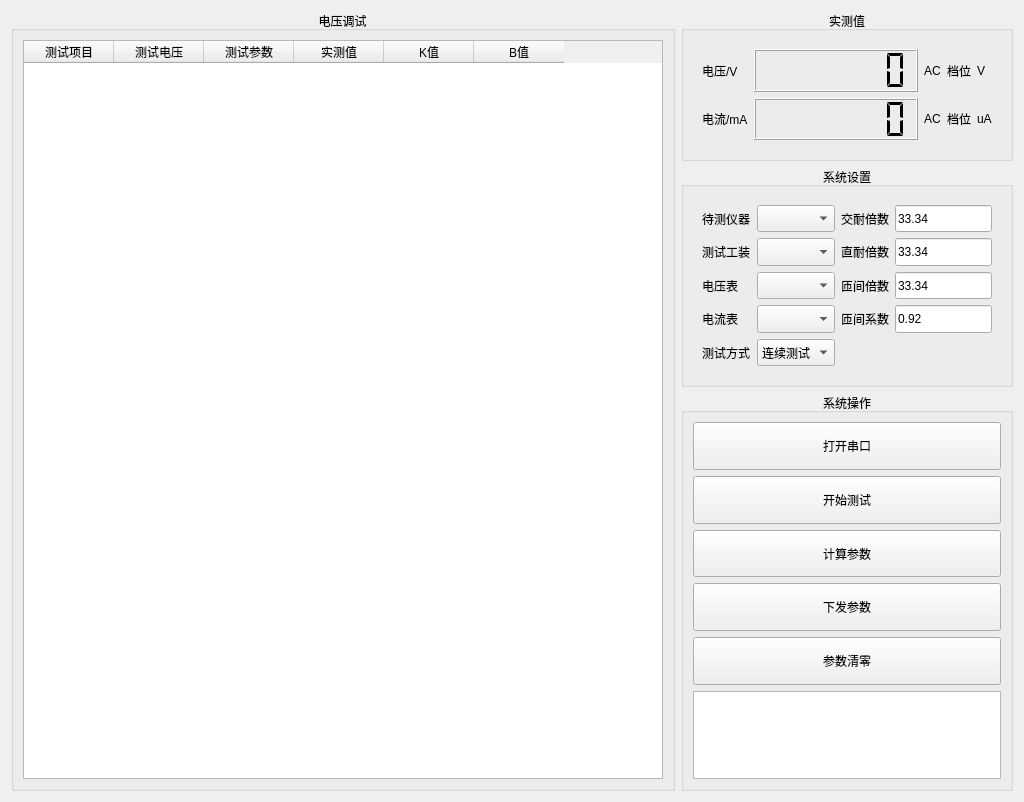
<?xml version="1.0" encoding="UTF-8"?>
<ui version="4.0">
 <class>CWinDebug</class>
 <widget class="QWidget" name="CWinDebug">
  <property name="geometry">
   <rect>
    <x>0</x>
    <y>0</y>
    <width>1024</width>
    <height>802</height>
   </rect>
  </property>
  <property name="windowTitle">
   <string>青岛艾普智能仪器自动调试工具V0.5</string>
  </property>
  <layout class="QHBoxLayout" name="horizontalLayout" stretch="2,1">
   <item>
    <widget class="QWidget" name="widget_3" native="true">
     <layout class="QVBoxLayout" name="verticalLayout_5">
      <property name="leftMargin">
       <number>0</number>
      </property>
      <property name="topMargin">
       <number>0</number>
      </property>
      <property name="rightMargin">
       <number>0</number>
      </property>
      <property name="bottomMargin">
       <number>0</number>
      </property>
      <item>
       <widget class="QGroupBox" name="groupBox">
        <property name="title">
         <string>电压调试</string>
        </property>
        <property name="alignment">
         <set>Qt::AlignHCenter|Qt::AlignTop</set>
        </property>
        <layout class="QVBoxLayout" name="verticalLayout_6" stretch="1">
         <item>
          <widget class="QTableWidget" name="TabVolt">
           <attribute name="horizontalHeaderDefaultSectionSize">
            <number>90</number>
           </attribute>
           <column>
            <property name="text">
             <string>测试项目</string>
            </property>
           </column>
           <column>
            <property name="text">
             <string>测试电压</string>
            </property>
           </column>
           <column>
            <property name="text">
             <string>测试参数</string>
            </property>
           </column>
           <column>
            <property name="text">
             <string>实测值</string>
            </property>
           </column>
           <column>
            <property name="text">
             <string>K值</string>
            </property>
           </column>
           <column>
            <property name="text">
             <string>B值</string>
            </property>
           </column>
          </widget>
         </item>
        </layout>
       </widget>
      </item>
     </layout>
    </widget>
   </item>
   <item>
    <widget class="QWidget" name="widget_2" native="true">
     <property name="maximumSize">
      <size>
       <width>400</width>
       <height>16777215</height>
      </size>
     </property>
     <layout class="QVBoxLayout" name="verticalLayout_4">
      <property name="leftMargin">
       <number>0</number>
      </property>
      <property name="topMargin">
       <number>0</number>
      </property>
      <property name="rightMargin">
       <number>0</number>
      </property>
      <property name="bottomMargin">
       <number>0</number>
      </property>
      <item>
       <widget class="QGroupBox" name="groupBox_5">
        <property name="minimumSize">
         <size>
          <width>0</width>
          <height>150</height>
         </size>
        </property>
        <property name="maximumSize">
         <size>
          <width>500</width>
          <height>150</height>
         </size>
        </property>
        <property name="title">
         <string>实测值</string>
        </property>
        <property name="alignment">
         <set>Qt::AlignHCenter|Qt::AlignTop</set>
        </property>
        <layout class="QVBoxLayout" name="verticalLayout_10">
         <item>
          <widget class="QWidget" name="widget_19" native="true">
           <layout class="QGridLayout" name="gridLayout_13">
            <item row="1" column="1">
             <widget class="QLCDNumber" name="NumElec">
              <property name="sizePolicy">
               <sizepolicy hsizetype="Expanding" vsizetype="Expanding">
                <horstretch>0</horstretch>
                <verstretch>0</verstretch>
               </sizepolicy>
              </property>
              <property name="digitCount">
               <number>7</number>
              </property>
              <property name="segmentStyle">
               <enum>QLCDNumber::Flat</enum>
              </property>
             </widget>
            </item>
            <item row="0" column="1">
             <widget class="QLCDNumber" name="NumVolt">
              <property name="sizePolicy">
               <sizepolicy hsizetype="Expanding" vsizetype="Expanding">
                <horstretch>0</horstretch>
                <verstretch>0</verstretch>
               </sizepolicy>
              </property>
              <property name="digitCount">
               <number>7</number>
              </property>
              <property name="segmentStyle">
               <enum>QLCDNumber::Flat</enum>
              </property>
             </widget>
            </item>
            <item row="0" column="0">
             <widget class="QLabel" name="label_70">
              <property name="text">
               <string>电压/V</string>
              </property>
             </widget>
            </item>
            <item row="1" column="0">
             <widget class="QLabel" name="label_71">
              <property name="text">
               <string>电流/mA</string>
              </property>
             </widget>
            </item>
            <item row="0" column="2">
             <widget class="QLabel" name="LabUnit1">
              <property name="text">
               <string>AC</string>
              </property>
             </widget>
            </item>
            <item row="1" column="2">
             <widget class="QLabel" name="LabUnit2">
              <property name="text">
               <string>AC</string>
              </property>
             </widget>
            </item>
            <item row="0" column="4">
             <widget class="QLabel" name="LabGear1">
              <property name="text">
               <string>V</string>
              </property>
             </widget>
            </item>
            <item row="1" column="4">
             <widget class="QLabel" name="LabGear2">
              <property name="text">
               <string>uA</string>
              </property>
             </widget>
            </item>
            <item row="1" column="3">
             <widget class="QLabel" name="label_7">
              <property name="text">
               <string>档位</string>
              </property>
             </widget>
            </item>
            <item row="0" column="3">
             <widget class="QLabel" name="label_6">
              <property name="text">
               <string>档位</string>
              </property>
             </widget>
            </item>
           </layout>
          </widget>
         </item>
        </layout>
       </widget>
      </item>
      <item>
       <widget class="QGroupBox" name="groupBox_4">
        <property name="maximumSize">
         <size>
          <width>16777215</width>
          <height>220</height>
         </size>
        </property>
        <property name="title">
         <string>系统设置</string>
        </property>
        <property name="alignment">
         <set>Qt::AlignHCenter|Qt::AlignTop</set>
        </property>
        <layout class="QHBoxLayout" name="horizontalLayout_2">
         <item>
          <widget class="QWidget" name="widget" native="true">
           <layout class="QGridLayout" name="gridLayout">
            <item row="0" column="2">
             <widget class="QLabel" name="label_69">
              <property name="text">
               <string>交耐倍数</string>
              </property>
             </widget>
            </item>
            <item row="1" column="2">
             <widget class="QLabel" name="label_9">
              <property name="text">
               <string>直耐倍数</string>
              </property>
             </widget>
            </item>
            <item row="4" column="2">
             <widget class="QLabel" name="label_10">
              <property name="text">
               <string>匝间系数</string>
              </property>
             </widget>
            </item>
            <item row="2" column="2">
             <widget class="QLabel" name="label_8">
              <property name="text">
               <string>匝间倍数</string>
              </property>
             </widget>
            </item>
            <item row="2" column="1">
             <widget class="QComboBox" name="Box3">
              <property name="sizePolicy">
               <sizepolicy hsizetype="Expanding" vsizetype="Expanding">
                <horstretch>0</horstretch>
                <verstretch>0</verstretch>
               </sizepolicy>
              </property>
             </widget>
            </item>
            <item row="1" column="0">
             <widget class="QLabel" name="label_2">
              <property name="sizePolicy">
               <sizepolicy hsizetype="Preferred" vsizetype="Expanding">
                <horstretch>0</horstretch>
                <verstretch>0</verstretch>
               </sizepolicy>
              </property>
              <property name="text">
               <string>测试工装</string>
              </property>
             </widget>
            </item>
            <item row="1" column="1">
             <widget class="QComboBox" name="Box2">
              <property name="sizePolicy">
               <sizepolicy hsizetype="Expanding" vsizetype="Expanding">
                <horstretch>0</horstretch>
                <verstretch>0</verstretch>
               </sizepolicy>
              </property>
             </widget>
            </item>
            <item row="0" column="1">
             <widget class="QComboBox" name="Box1">
              <property name="sizePolicy">
               <sizepolicy hsizetype="Expanding" vsizetype="Expanding">
                <horstretch>0</horstretch>
                <verstretch>0</verstretch>
               </sizepolicy>
              </property>
             </widget>
            </item>
            <item row="0" column="0">
             <widget class="QLabel" name="label">
              <property name="sizePolicy">
               <sizepolicy hsizetype="Preferred" vsizetype="Expanding">
                <horstretch>0</horstretch>
                <verstretch>0</verstretch>
               </sizepolicy>
              </property>
              <property name="text">
               <string>待测仪器</string>
              </property>
             </widget>
            </item>
            <item row="4" column="1">
             <widget class="QComboBox" name="Box4">
              <property name="sizePolicy">
               <sizepolicy hsizetype="Expanding" vsizetype="Expanding">
                <horstretch>0</horstretch>
                <verstretch>0</verstretch>
               </sizepolicy>
              </property>
             </widget>
            </item>
            <item row="4" column="0">
             <widget class="QLabel" name="label_4">
              <property name="sizePolicy">
               <sizepolicy hsizetype="Preferred" vsizetype="Expanding">
                <horstretch>0</horstretch>
                <verstretch>0</verstretch>
               </sizepolicy>
              </property>
              <property name="text">
               <string>电流表</string>
              </property>
             </widget>
            </item>
            <item row="2" column="0">
             <widget class="QLabel" name="label_3">
              <property name="sizePolicy">
               <sizepolicy hsizetype="Preferred" vsizetype="Expanding">
                <horstretch>0</horstretch>
                <verstretch>0</verstretch>
               </sizepolicy>
              </property>
              <property name="text">
               <string>电压表</string>
              </property>
             </widget>
            </item>
            <item row="5" column="1">
             <widget class="QComboBox" name="Box5">
              <property name="sizePolicy">
               <sizepolicy hsizetype="Expanding" vsizetype="Expanding">
                <horstretch>0</horstretch>
                <verstretch>0</verstretch>
               </sizepolicy>
              </property>
              <item>
               <property name="text">
                <string>连续测试</string>
               </property>
              </item>
              <item>
               <property name="text">
                <string>单步测试</string>
               </property>
              </item>
             </widget>
            </item>
            <item row="5" column="0">
             <widget class="QLabel" name="label_5">
              <property name="text">
               <string>测试方式</string>
              </property>
             </widget>
            </item>
            <item row="0" column="3">
             <widget class="QLineEdit" name="EditACW">
              <property name="sizePolicy">
               <sizepolicy hsizetype="Expanding" vsizetype="Expanding">
                <horstretch>0</horstretch>
                <verstretch>0</verstretch>
               </sizepolicy>
              </property>
              <property name="text">
               <string>33.34</string>
              </property>
             </widget>
            </item>
            <item row="1" column="3">
             <widget class="QLineEdit" name="EditDCW">
              <property name="sizePolicy">
               <sizepolicy hsizetype="Expanding" vsizetype="Expanding">
                <horstretch>0</horstretch>
                <verstretch>0</verstretch>
               </sizepolicy>
              </property>
              <property name="text">
               <string>33.34</string>
              </property>
             </widget>
            </item>
            <item row="2" column="3">
             <widget class="QLineEdit" name="EditIMP">
              <property name="sizePolicy">
               <sizepolicy hsizetype="Expanding" vsizetype="Expanding">
                <horstretch>0</horstretch>
                <verstretch>0</verstretch>
               </sizepolicy>
              </property>
              <property name="text">
               <string>33.34</string>
              </property>
             </widget>
            </item>
            <item row="4" column="3">
             <widget class="QLineEdit" name="Edit2">
              <property name="sizePolicy">
               <sizepolicy hsizetype="Expanding" vsizetype="Expanding">
                <horstretch>0</horstretch>
                <verstretch>0</verstretch>
               </sizepolicy>
              </property>
              <property name="text">
               <string>0.92</string>
              </property>
             </widget>
            </item>
           </layout>
          </widget>
         </item>
        </layout>
       </widget>
      </item>
      <item>
       <widget class="QGroupBox" name="groupBox_6">
        <property name="maximumSize">
         <size>
          <width>500</width>
          <height>16777215</height>
         </size>
        </property>
        <property name="title">
         <string>系统操作</string>
        </property>
        <property name="alignment">
         <set>Qt::AlignHCenter|Qt::AlignTop</set>
        </property>
        <layout class="QVBoxLayout" name="verticalLayout" stretch="3,1">
         <item>
          <widget class="QWidget" name="widget_7" native="true">
           <layout class="QVBoxLayout" name="verticalLayout_2">
            <property name="leftMargin">
             <number>0</number>
            </property>
            <property name="topMargin">
             <number>0</number>
            </property>
            <property name="rightMargin">
             <number>0</number>
            </property>
            <property name="bottomMargin">
             <number>0</number>
            </property>
            <item>
             <widget class="QPushButton" name="KeyOpen">
              <property name="sizePolicy">
               <sizepolicy hsizetype="Minimum" vsizetype="Expanding">
                <horstretch>0</horstretch>
                <verstretch>0</verstretch>
               </sizepolicy>
              </property>
              <property name="text">
               <string>打开串口</string>
              </property>
             </widget>
            </item>
            <item>
             <widget class="QPushButton" name="KeyStart">
              <property name="sizePolicy">
               <sizepolicy hsizetype="Minimum" vsizetype="Expanding">
                <horstretch>0</horstretch>
                <verstretch>0</verstretch>
               </sizepolicy>
              </property>
              <property name="text">
               <string>开始测试</string>
              </property>
             </widget>
            </item>
            <item>
             <widget class="QPushButton" name="KeyCalc">
              <property name="sizePolicy">
               <sizepolicy hsizetype="Minimum" vsizetype="Expanding">
                <horstretch>0</horstretch>
                <verstretch>0</verstretch>
               </sizepolicy>
              </property>
              <property name="text">
               <string>计算参数</string>
              </property>
             </widget>
            </item>
            <item>
             <widget class="QPushButton" name="KeyLoad">
              <property name="sizePolicy">
               <sizepolicy hsizetype="Minimum" vsizetype="Expanding">
                <horstretch>0</horstretch>
                <verstretch>0</verstretch>
               </sizepolicy>
              </property>
              <property name="text">
               <string>下发参数</string>
              </property>
             </widget>
            </item>
            <item>
             <widget class="QPushButton" name="KeyClear">
              <property name="sizePolicy">
               <sizepolicy hsizetype="Minimum" vsizetype="Expanding">
                <horstretch>0</horstretch>
                <verstretch>0</verstretch>
               </sizepolicy>
              </property>
              <property name="text">
               <string>参数清零</string>
              </property>
             </widget>
            </item>
           </layout>
          </widget>
         </item>
         <item>
          <widget class="QTextBrowser" name="textBrowser">
           <property name="sizePolicy">
            <sizepolicy hsizetype="Expanding" vsizetype="Expanding">
             <horstretch>0</horstretch>
             <verstretch>0</verstretch>
            </sizepolicy>
           </property>
          </widget>
         </item>
        </layout>
       </widget>
      </item>
     </layout>
    </widget>
   </item>
  </layout>
 </widget>
 <resources/>
 <connections/>
</ui>
